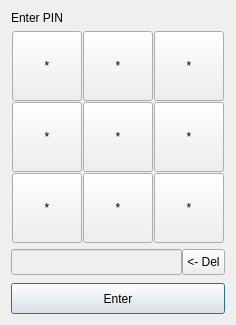
<?xml version="1.0" encoding="UTF-8"?>
<ui version="4.0">
 <class>DialogTrezorPin</class>
 <widget class="QDialog" name="DialogTrezorPin">
  <property name="geometry">
   <rect>
    <x>0</x>
    <y>0</y>
    <width>236</width>
    <height>325</height>
   </rect>
  </property>
  <property name="minimumSize">
   <size>
    <width>0</width>
    <height>0</height>
   </size>
  </property>
  <property name="maximumSize">
   <size>
    <width>300</width>
    <height>400</height>
   </size>
  </property>
  <property name="windowTitle">
   <string>Dialog</string>
  </property>
  <property name="modal">
   <bool>true</bool>
  </property>
  <layout class="QVBoxLayout" name="verticalLayout">
   <item>
    <widget class="QLabel" name="lblMessage">
     <property name="sizePolicy">
      <sizepolicy hsizetype="Preferred" vsizetype="Maximum">
       <horstretch>0</horstretch>
       <verstretch>0</verstretch>
      </sizepolicy>
     </property>
     <property name="text">
      <string>Enter PIN</string>
     </property>
    </widget>
   </item>
   <item>
    <layout class="QVBoxLayout" name="verticalLayout_3">
     <property name="spacing">
      <number>0</number>
     </property>
     <item>
      <layout class="QHBoxLayout" name="horizontalLayout_2">
       <property name="spacing">
        <number>0</number>
       </property>
       <item>
        <layout class="QGridLayout" name="gridLayout">
         <property name="sizeConstraint">
          <enum>QLayout::SetDefaultConstraint</enum>
         </property>
         <property name="spacing">
          <number>1</number>
         </property>
         <item row="2" column="0">
          <widget class="QPushButton" name="btnPin1">
           <property name="sizePolicy">
            <sizepolicy hsizetype="Fixed" vsizetype="Fixed">
             <horstretch>0</horstretch>
             <verstretch>0</verstretch>
            </sizepolicy>
           </property>
           <property name="minimumSize">
            <size>
             <width>70</width>
             <height>70</height>
            </size>
           </property>
           <property name="maximumSize">
            <size>
             <width>70</width>
             <height>70</height>
            </size>
           </property>
           <property name="text">
            <string>*</string>
           </property>
           <property name="autoDefault">
            <bool>false</bool>
           </property>
          </widget>
         </item>
         <item row="1" column="2">
          <widget class="QPushButton" name="btnPin6">
           <property name="sizePolicy">
            <sizepolicy hsizetype="Fixed" vsizetype="Fixed">
             <horstretch>0</horstretch>
             <verstretch>0</verstretch>
            </sizepolicy>
           </property>
           <property name="minimumSize">
            <size>
             <width>70</width>
             <height>70</height>
            </size>
           </property>
           <property name="maximumSize">
            <size>
             <width>70</width>
             <height>70</height>
            </size>
           </property>
           <property name="text">
            <string>*</string>
           </property>
           <property name="autoDefault">
            <bool>false</bool>
           </property>
          </widget>
         </item>
         <item row="1" column="1">
          <widget class="QPushButton" name="btnPin5">
           <property name="sizePolicy">
            <sizepolicy hsizetype="Fixed" vsizetype="Fixed">
             <horstretch>0</horstretch>
             <verstretch>0</verstretch>
            </sizepolicy>
           </property>
           <property name="minimumSize">
            <size>
             <width>70</width>
             <height>70</height>
            </size>
           </property>
           <property name="maximumSize">
            <size>
             <width>70</width>
             <height>70</height>
            </size>
           </property>
           <property name="text">
            <string>*</string>
           </property>
           <property name="autoDefault">
            <bool>false</bool>
           </property>
          </widget>
         </item>
         <item row="1" column="0">
          <widget class="QPushButton" name="btnPin4">
           <property name="sizePolicy">
            <sizepolicy hsizetype="Fixed" vsizetype="Fixed">
             <horstretch>0</horstretch>
             <verstretch>0</verstretch>
            </sizepolicy>
           </property>
           <property name="minimumSize">
            <size>
             <width>70</width>
             <height>70</height>
            </size>
           </property>
           <property name="maximumSize">
            <size>
             <width>70</width>
             <height>70</height>
            </size>
           </property>
           <property name="text">
            <string>*</string>
           </property>
           <property name="autoDefault">
            <bool>false</bool>
           </property>
          </widget>
         </item>
         <item row="0" column="0">
          <widget class="QPushButton" name="btnPin7">
           <property name="sizePolicy">
            <sizepolicy hsizetype="Fixed" vsizetype="Fixed">
             <horstretch>0</horstretch>
             <verstretch>0</verstretch>
            </sizepolicy>
           </property>
           <property name="minimumSize">
            <size>
             <width>70</width>
             <height>70</height>
            </size>
           </property>
           <property name="maximumSize">
            <size>
             <width>70</width>
             <height>70</height>
            </size>
           </property>
           <property name="text">
            <string>*</string>
           </property>
           <property name="autoDefault">
            <bool>false</bool>
           </property>
           <property name="flat">
            <bool>false</bool>
           </property>
          </widget>
         </item>
         <item row="2" column="1">
          <widget class="QPushButton" name="btnPin2">
           <property name="sizePolicy">
            <sizepolicy hsizetype="Fixed" vsizetype="Fixed">
             <horstretch>0</horstretch>
             <verstretch>0</verstretch>
            </sizepolicy>
           </property>
           <property name="minimumSize">
            <size>
             <width>70</width>
             <height>70</height>
            </size>
           </property>
           <property name="maximumSize">
            <size>
             <width>70</width>
             <height>70</height>
            </size>
           </property>
           <property name="text">
            <string>*</string>
           </property>
           <property name="autoDefault">
            <bool>false</bool>
           </property>
          </widget>
         </item>
         <item row="0" column="1">
          <widget class="QPushButton" name="btnPin8">
           <property name="sizePolicy">
            <sizepolicy hsizetype="Fixed" vsizetype="Fixed">
             <horstretch>0</horstretch>
             <verstretch>0</verstretch>
            </sizepolicy>
           </property>
           <property name="minimumSize">
            <size>
             <width>70</width>
             <height>70</height>
            </size>
           </property>
           <property name="maximumSize">
            <size>
             <width>70</width>
             <height>70</height>
            </size>
           </property>
           <property name="text">
            <string>*</string>
           </property>
           <property name="autoDefault">
            <bool>false</bool>
           </property>
           <property name="flat">
            <bool>false</bool>
           </property>
          </widget>
         </item>
         <item row="2" column="2">
          <widget class="QPushButton" name="btnPin3">
           <property name="sizePolicy">
            <sizepolicy hsizetype="Fixed" vsizetype="Fixed">
             <horstretch>0</horstretch>
             <verstretch>0</verstretch>
            </sizepolicy>
           </property>
           <property name="minimumSize">
            <size>
             <width>70</width>
             <height>70</height>
            </size>
           </property>
           <property name="maximumSize">
            <size>
             <width>70</width>
             <height>70</height>
            </size>
           </property>
           <property name="text">
            <string>*</string>
           </property>
           <property name="autoDefault">
            <bool>false</bool>
           </property>
          </widget>
         </item>
         <item row="0" column="2">
          <widget class="QPushButton" name="btnPin9">
           <property name="sizePolicy">
            <sizepolicy hsizetype="Fixed" vsizetype="Fixed">
             <horstretch>0</horstretch>
             <verstretch>0</verstretch>
            </sizepolicy>
           </property>
           <property name="minimumSize">
            <size>
             <width>70</width>
             <height>70</height>
            </size>
           </property>
           <property name="maximumSize">
            <size>
             <width>70</width>
             <height>70</height>
            </size>
           </property>
           <property name="text">
            <string>*</string>
           </property>
           <property name="autoDefault">
            <bool>false</bool>
           </property>
          </widget>
         </item>
        </layout>
       </item>
      </layout>
     </item>
    </layout>
   </item>
   <item>
    <layout class="QHBoxLayout" name="horizontalLayout">
     <property name="spacing">
      <number>0</number>
     </property>
     <property name="sizeConstraint">
      <enum>QLayout::SetFixedSize</enum>
     </property>
     <item>
      <widget class="QLineEdit" name="edtPin">
       <property name="enabled">
        <bool>false</bool>
       </property>
       <property name="sizePolicy">
        <sizepolicy hsizetype="Expanding" vsizetype="Maximum">
         <horstretch>0</horstretch>
         <verstretch>0</verstretch>
        </sizepolicy>
       </property>
       <property name="minimumSize">
        <size>
         <width>0</width>
         <height>24</height>
        </size>
       </property>
       <property name="font">
        <font>
         <pointsize>15</pointsize>
        </font>
       </property>
       <property name="frame">
        <bool>true</bool>
       </property>
       <property name="echoMode">
        <enum>QLineEdit::Password</enum>
       </property>
      </widget>
     </item>
     <item>
      <widget class="QToolButton" name="btnDelete">
       <property name="sizePolicy">
        <sizepolicy hsizetype="Fixed" vsizetype="Maximum">
         <horstretch>0</horstretch>
         <verstretch>0</verstretch>
        </sizepolicy>
       </property>
       <property name="minimumSize">
        <size>
         <width>40</width>
         <height>26</height>
        </size>
       </property>
       <property name="toolTip">
        <string>Delete last character</string>
       </property>
       <property name="text">
        <string>&lt;- Del</string>
       </property>
      </widget>
     </item>
    </layout>
   </item>
   <item>
    <spacer name="verticalSpacer">
     <property name="orientation">
      <enum>Qt::Vertical</enum>
     </property>
     <property name="sizeHint" stdset="0">
      <size>
       <width>20</width>
       <height>40</height>
      </size>
     </property>
    </spacer>
   </item>
   <item>
    <widget class="QPushButton" name="btnEnterPin">
     <property name="sizePolicy">
      <sizepolicy hsizetype="Preferred" vsizetype="Maximum">
       <horstretch>0</horstretch>
       <verstretch>0</verstretch>
      </sizepolicy>
     </property>
     <property name="minimumSize">
      <size>
       <width>0</width>
       <height>31</height>
      </size>
     </property>
     <property name="text">
      <string>Enter</string>
     </property>
    </widget>
   </item>
  </layout>
 </widget>
 <resources/>
 <connections/>
</ui>
